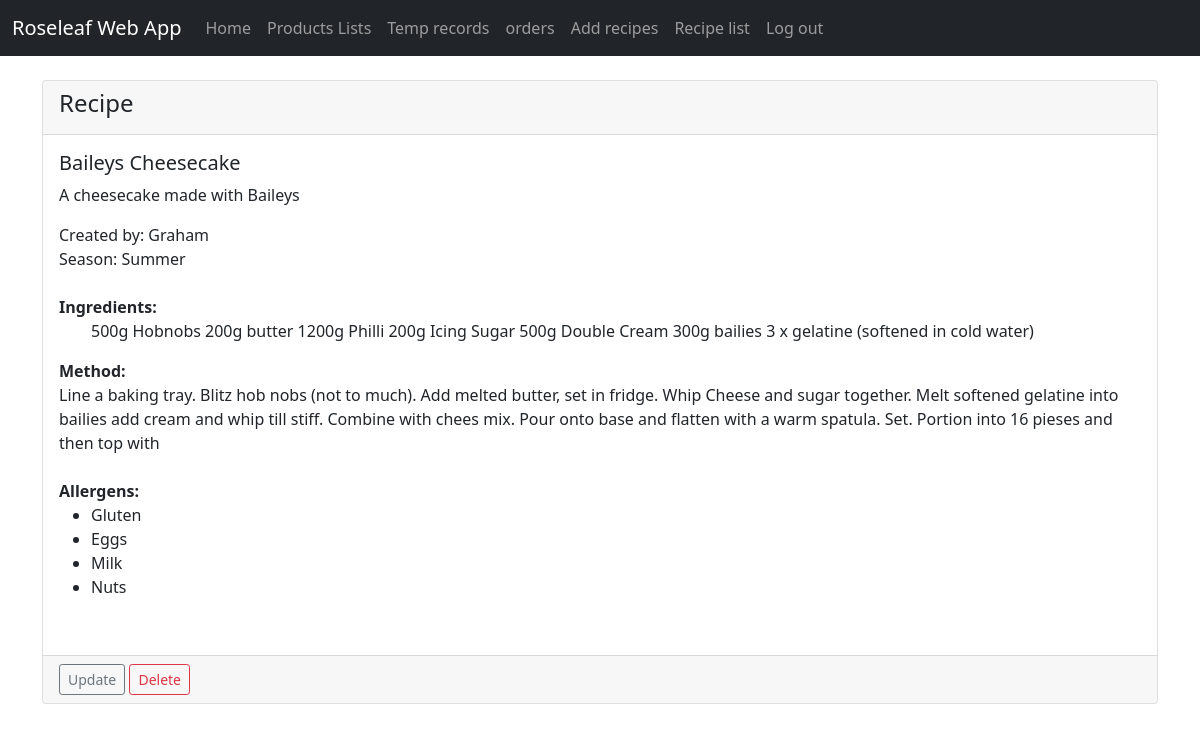
Page /show_recipe/9 on the committed database.
### roseleaf_app/models.py (models this page shows, shortened)
class Recipe(models.Model):
    name = models.CharField(max_length=50)
    description = models.CharField(max_length=100)
    user = models.ForeignKey(Member, on_delete=models.CASCADE)
    season = models.ForeignKey(Season, on_delete=models.CASCADE, null=True, blank=True)
    Ingredients = models.CharField(max_length=300)
    method = models.CharField(max_length=300)
    allergens = models.ManyToManyField('Allergen')

class Member(models.Model):
    username = models.CharField(max_length=20)
    password = models.CharField(max_length=20)
    def __str__(self):
        return self.username

class Season(models.Model):
    name = models.CharField(max_length=20, blank=True)
    def __str__(self):
        return self.name

class Allergen(models.Model):
    allergen_name = models.CharField(max_length=20)
    def __str__(self):
        return self.allergen_name

### roseleaf_app/views.py (the view)
# urls.py: path('show_recipe/<recipe_id>', views.show_recipe, name='show_recipe'),
def show_recipe(request, recipe_id):
    recipe = Recipe.objects.get(pk=recipe_id)
    return render(request, 'roseleaf_app/show_recipe.html', {'recipe' : recipe})

### roseleaf_app/templates/roseleaf_app/show_recipe.html
{% extends 'roseleaf_app/base.html' %}
{% block content %}
     <br/>
     <div class="card">
          <div class="card-header">
              <h4>Recipe</h4>
          </div>
          <div class="card-body">
            <h5 class="card-title">{{ recipe.name }}</h5>
            <p class="card-text">{{ recipe.description }}</p>
              Created by: {{ recipe.user }}
              <br>Season: {{ recipe.season }}<br><br>
              <strong>Ingredients: </strong>
        <ul>
        <p class="card-text">{{ recipe.Ingredients }}</p>
          </ul>
        <strong>Method:</strong><br>
        {{ recipe.method }}
        <br><br>
        <strong>Allergens: </strong>
        <ul>
        {% for allergen in recipe.allergens.all %}
            <li>{{ allergen }}</li>
        {% endfor %}<br>
        </ul>
         </div>
     <div class="card-footer text-muted">
        <a href="{% url 'update_recipe' recipe.id %}"
                   class="btn btn-outline-secondary btn-sm"> Update </a>
        <a href="{% url 'delete_recipe' recipe.id %}"
                   class="btn btn-outline-danger btn-sm"> Delete  </a>
     </div>
     </div>
{% endblock %}

### rows in the picture
Recipe: name "Baileys Cheesecake", description "A cheesecake made with Baileys", user "Graham", season "Summer", Ingredients "500g Hobnobs 200g butter 1200g Philli 200g Icing Sugar 500g Double Cream 300g bailies 3 x gelatine (softened in cold water)", method "Line a baking tray. Blitz hob nobs (not to much). Add melted butter, set in fridge. Whip Cheese and sugar together. Melt softened gelatine into bailies add cream and whip till stiff. Combine with chees mix. Pour onto base and flatten with a warm spatula. Set. Portion into 16 pieses and then top with"
Allergen: allergen_name "Gluten"
Allergen: allergen_name "Eggs"
Allergen: allergen_name "Milk"
Allergen: allergen_name "Nuts"
